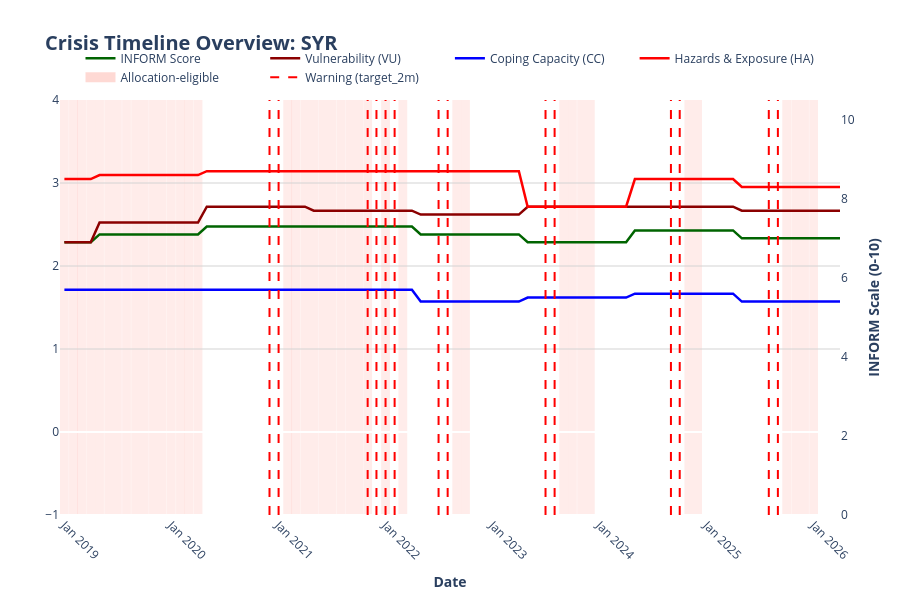

This figure's notebook cell:
### Code cell
plot_full_crisis_timeline(
    df, 
    country_code="SYR",
    columns_to_plot=["INFORM", "VU", "CC", "HA"]
)
